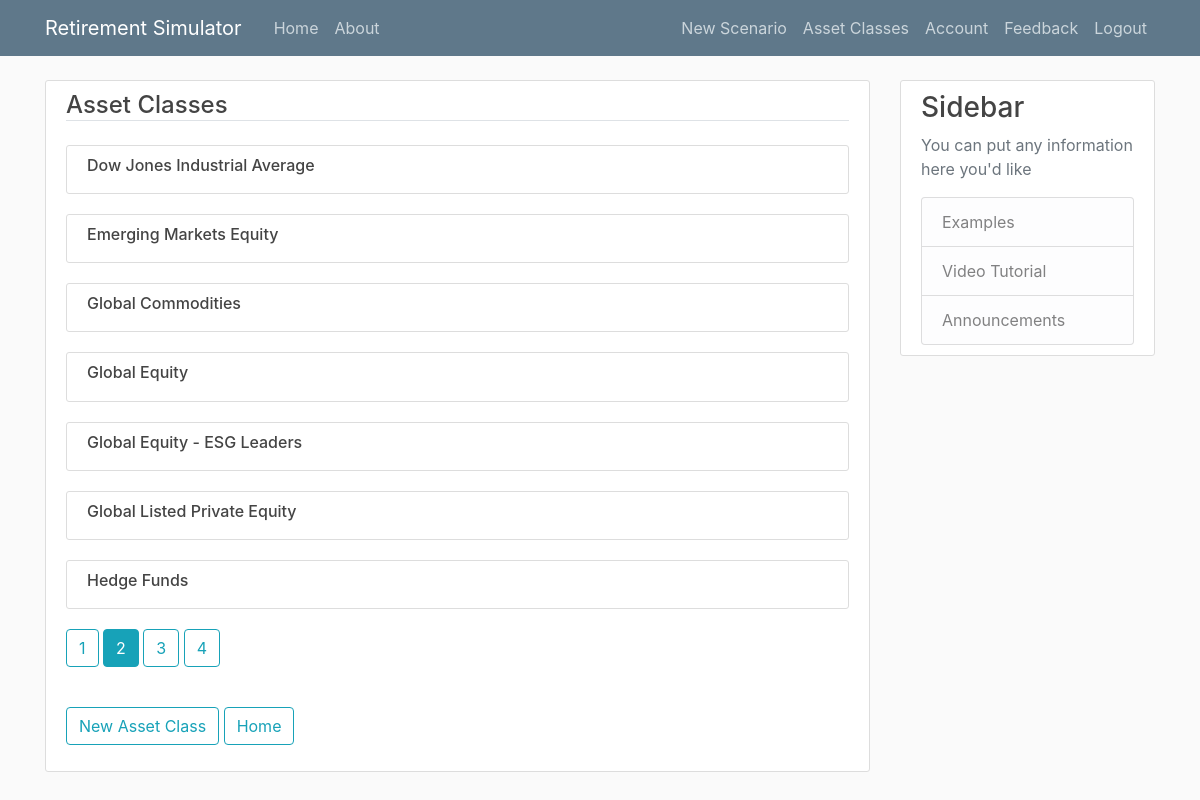
The app's page /asset_classes/list?page=2 (signed in) with its own data.
### Simulation/models.py (models this page shows, shortened)
class AssetClass(db.Model):
    id = db.Column(db.Integer, primary_key=True)
    date_created = db.Column(db.DateTime, nullable=False, default=datetime.utcnow)
    title = db.Column(db.String(100), nullable=True)
    avg_ret = db.Column(db.Float, nullable=False)
    std_dev = db.Column(db.Float, nullable=False)

### Simulation/asset_classes/routes.py (the view)
@asset_classes.route("/asset_classes/list", methods=['GET', 'POST'])
@login_required
def list_asset_classes():
    page = request.args.get('page', 1, type=int)
    asset_class_list = AssetClass.query.order_by(AssetClass.title.asc()).paginate(page=page, per_page=7)
    form = AssetClassListForm()
    if form.validate_on_submit():
        if form.nas.data:
            return redirect(url_for('asset_classes.new_asset_class'))
        elif form.home.data:
            return redirect(url_for('main.home'))
    return render_template('asset_list.html', form=form, asset_classes=asset_class_list)

### Simulation/asset_classes/forms.py
class AssetClassListForm(FlaskForm):
    nas = SubmitField('New Asset Class')
    home = SubmitField('Home')

### Simulation/models.py (called while the page is built)
@login_manager.user_loader
def load_user(user_id):
    return User.query.get(int(user_id))

### Simulation/templates/asset_list.html (shortened to what this page needs)
{% extends "layout.html" %}
{% block content %}
    <div class="content-section">
        <form method="POST" action="" enctype="multipart/form-data">
            <fieldset class="form-group">
                <h3>
                    <legend class="border-bottom mb-4">Asset Classes</legend>
                </h3>
                {% for asset_class in asset_classes.items %}
                    <article class="media content-section">
                        <div class="media-body">
                            <h6>
                                <a class="article-title" href="{{ url_for('asset_classes.update_asset_class', asset_class_id=asset_class.id) }}">{{ asset_class.title }}</a>
                            </h6>
                      </div>
                    </article>
                {% endfor %}
                {% for page_num in asset_classes.iter_pages(left_edge=1, right_edge=1, left_current=1, right_current=2) %}
                    {% if page_num %}
                        {% if asset_classes.page == page_num %}
                            <a class="btn btn-info mb-4" href="{{ url_for('asset_classes.list_asset_classes', page=page_num) }}">{{page_num}}</a>
                        {% else %}
                            <a class="btn btn-outline-info mb-4" href="{{ url_for('asset_classes.list_asset_classes', page=page_num) }}">{{page_num}}</a>
                        {% endif %}
                    {% endif %}
                {% endfor %}
            </fieldset>
            <div class="form-group">
                {{ form.nas(class="btn btn-outline-info") }}
                {{ form.home(class="btn btn-outline-info") }}
            </div>
        </form>
    </div>
{% endblock content %}

### Simulation/static/main.css (style rules this page uses)
body { background: #fafafa; color: #333333; margin-top: 5rem; }
h1, h2, h3, h4, h5, h6 { color: #444444; }
.content-section { background: #ffffff; padding: 10px 20px; border: 1px solid #dddddd; border-radius: 3px; margin-bottom: 20px; }
.article-title { color: #444444; }

### records on screen
AssetClass: title "Dow Jones Industrial Average"
AssetClass: title "Emerging Markets Equity"
AssetClass: title "Global Commodities"
AssetClass: title "Global Equity"
AssetClass: title "Global Equity - ESG Leaders"
AssetClass: title "Global Listed Private Equity"
AssetClass: title "Hedge Funds"

### other values on screen
{{ page_num }} "1" "3" "4"
{{ page_num }} "2"
